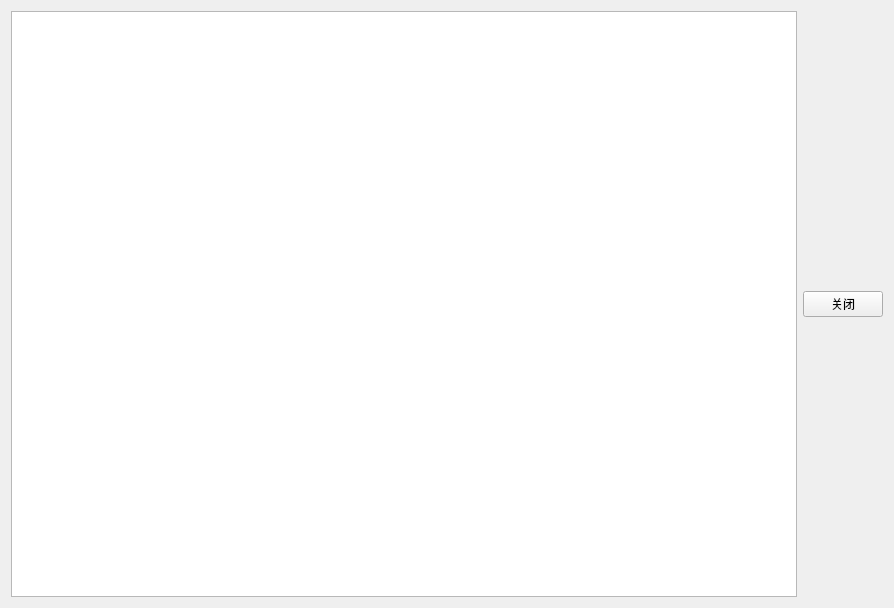
<?xml version="1.0" encoding="UTF-8"?>
<ui version="4.0">
 <class>DataSQL</class>
 <widget class="QWidget" name="DataSQL">
  <property name="geometry">
   <rect>
    <x>0</x>
    <y>0</y>
    <width>894</width>
    <height>608</height>
   </rect>
  </property>
  <property name="windowTitle">
   <string>Form</string>
  </property>
  <layout class="QHBoxLayout" name="horizontalLayout">
   <item>
    <widget class="QTableWidget" name="tableWidget"/>
   </item>
   <item>
    <widget class="QPushButton" name="closeButton">
     <property name="text">
      <string>关闭</string>
     </property>
    </widget>
   </item>
  </layout>
 </widget>
 <resources/>
 <connections/>
</ui>
